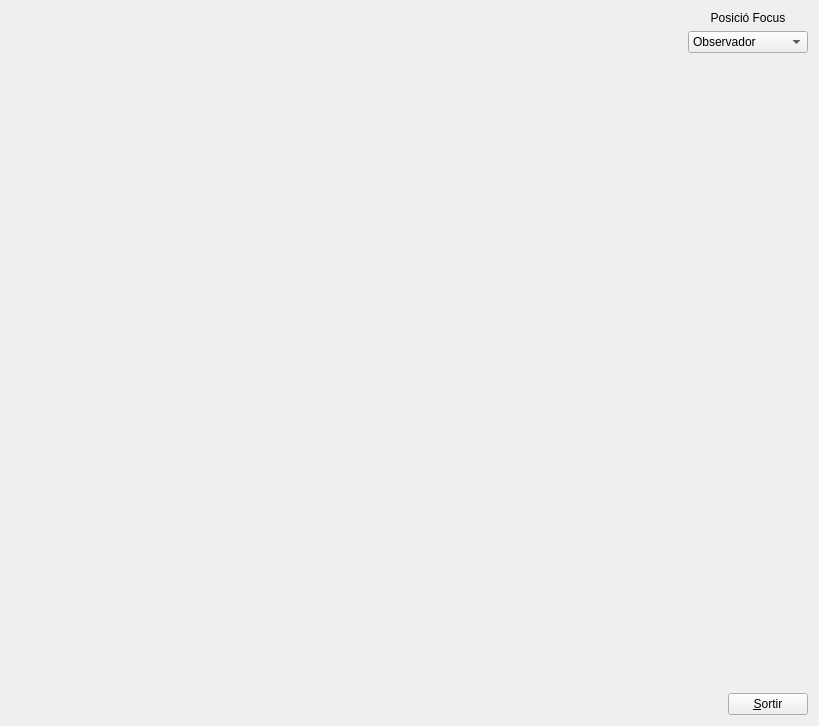
<?xml version="1.0" encoding="UTF-8"?>
<ui version="4.0">
 <class>MyForm</class>
 <widget class="QWidget" name="MyForm">
  <property name="geometry">
   <rect>
    <x>0</x>
    <y>0</y>
    <width>819</width>
    <height>726</height>
   </rect>
  </property>
  <property name="windowTitle">
   <string>IDI-Lab</string>
  </property>
  <layout class="QHBoxLayout" name="horizontalLayout">
   <item>
    <widget class="MyGLWidget" name="widget" native="true">
     <property name="sizePolicy">
      <sizepolicy hsizetype="Expanding" vsizetype="Expanding">
       <horstretch>0</horstretch>
       <verstretch>0</verstretch>
      </sizepolicy>
     </property>
    </widget>
   </item>
   <item>
    <layout class="QVBoxLayout" name="verticalLayout">
     <item>
      <widget class="QLabel" name="label">
       <property name="text">
        <string>Posició Focus</string>
       </property>
       <property name="alignment">
        <set>Qt::AlignCenter</set>
       </property>
      </widget>
     </item>
     <item>
      <widget class="QComboBox" name="comboBox">
       <property name="minimumSize">
        <size>
         <width>120</width>
         <height>0</height>
        </size>
       </property>
       <property name="currentIndex">
        <number>0</number>
       </property>
       <property name="sizeAdjustPolicy">
        <enum>QComboBox::AdjustToContents</enum>
       </property>
       <item>
        <property name="text">
         <string>Observador</string>
        </property>
       </item>
       <item>
        <property name="text">
         <string>Pilota</string>
        </property>
       </item>
      </widget>
     </item>
     <item>
      <spacer name="verticalSpacer">
       <property name="orientation">
        <enum>Qt::Vertical</enum>
       </property>
       <property name="sizeHint" stdset="0">
        <size>
         <width>20</width>
         <height>40</height>
        </size>
       </property>
      </spacer>
     </item>
     <item alignment="Qt::AlignRight">
      <widget class="QPushButton" name="pushButton">
       <property name="sizePolicy">
        <sizepolicy hsizetype="Fixed" vsizetype="Fixed">
         <horstretch>0</horstretch>
         <verstretch>0</verstretch>
        </sizepolicy>
       </property>
       <property name="text">
        <string>&amp;Sortir</string>
       </property>
      </widget>
     </item>
    </layout>
   </item>
  </layout>
 </widget>
 <customwidgets>
  <customwidget>
   <class>MyGLWidget</class>
   <extends>QWidget</extends>
   <header>MyGLWidget.h</header>
   <container>1</container>
   <slots>
    <signal>setPosicio()</signal>
    <slot>focusPosicio()</slot>
   </slots>
  </customwidget>
 </customwidgets>
 <resources/>
 <connections>
  <connection>
   <sender>pushButton</sender>
   <signal>clicked()</signal>
   <receiver>MyForm</receiver>
   <slot>close()</slot>
   <hints>
    <hint type="sourcelabel">
     <x>776</x>
     <y>713</y>
    </hint>
    <hint type="destinationlabel">
     <x>839</x>
     <y>529</y>
    </hint>
   </hints>
  </connection>
  <connection>
   <sender>widget</sender>
   <signal>setPosicio(int)</signal>
   <receiver>comboBox</receiver>
   <slot>setCurrentIndex(int)</slot>
   <hints>
    <hint type="sourcelabel">
     <x>355</x>
     <y>362</y>
    </hint>
    <hint type="destinationlabel">
     <x>758</x>
     <y>50</y>
    </hint>
   </hints>
  </connection>
  <connection>
   <sender>comboBox</sender>
   <signal>currentIndexChanged(int)</signal>
   <receiver>widget</receiver>
   <slot>focusPosicio(int)</slot>
   <hints>
    <hint type="sourcelabel">
     <x>758</x>
     <y>50</y>
    </hint>
    <hint type="destinationlabel">
     <x>355</x>
     <y>362</y>
    </hint>
   </hints>
  </connection>
 </connections>
</ui>
